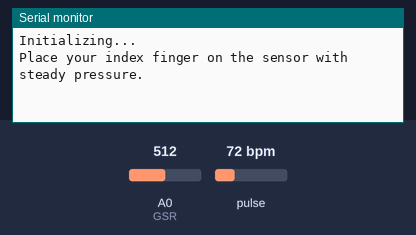
A sketch run on a simulated Arduino Nano 33 BLE. On the bench: the last lines printed to the serial monitor. Inputs (shaded band) come from the test bench; at power-on: pulse 72 bpm, A0 (GSR) = 512.

Above: at 1.2 s.
1.3 s: pulse set to 42 bpm
At 3.9 s:
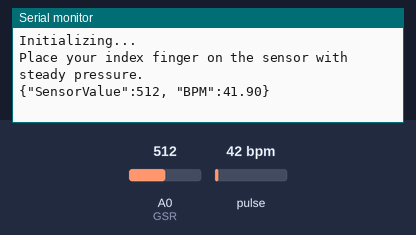
4.3 s: A0 (GSR) set to 716
5.8 s: pulse set to 70 bpm
At 6.5 s:
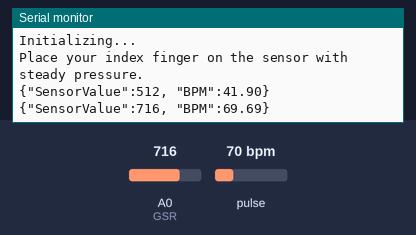
7.3 s: A0 (GSR) set to 900
At 9.6 s:
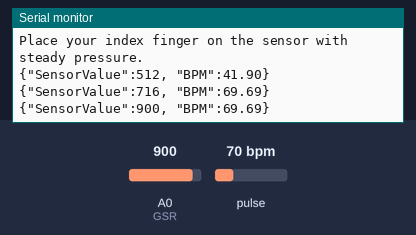

The sketch:

user-data-collector.ino
```cpp
#include <Wire.h>
#include "MAX30105.h"
#include "heartRate.h"

MAX30105 particleSensor;

const byte RATE_SIZE = 4; // Aumenta esto para más promedio. 4 está bien.
byte rates[RATE_SIZE]; // Array de ritmos cardíacos
byte rateSpot = 0;
long lastBeat = 0; // Tiempo en el que ocurrió el último latido

float beatsPerMinute;
int beatAvg;
int GSR = A0;
int sensorValue;

long lastPrintTime = 0; // Guardar la última vez que se imprimió la información
const long printInterval = 3000; // Intervalo entre impresiones (en milisegundos)

void setup() {
  Serial.begin(115200);
  Serial.println("Initializing...");

  if (!particleSensor.begin(Wire, I2C_SPEED_FAST)) { // Usar puerto I2C por defecto, velocidad 400kHz
    Serial.println("MAX30102 was not found. Please check wiring/power. ");
    while (1);
  }
  Serial.println("Place your index finger on the sensor with steady pressure.");

  particleSensor.setup(); // Configurar sensor con ajustes predeterminados
  particleSensor.setPulseAmplitudeRed(0x0A); // Encender LED rojo a bajo para indicar que el sensor está funcionando
  particleSensor.setPulseAmplitudeGreen(0); // Apagar LED verde
}

void loop() {
  sensorValue = analogRead(GSR);
  float conductiveVoltage = sensorValue * (5.0 / 1023.0);
  long irValue = particleSensor.getIR();

  if (checkForBeat(irValue) == true) {
    long delta = millis() - lastBeat;
    lastBeat = millis();

    beatsPerMinute = 60 / (delta / 1000.0);

    if (beatsPerMinute < 255 && beatsPerMinute > 20) {
      rates[rateSpot++] = (byte)beatsPerMinute; // Almacenar esta lectura en el array
      rateSpot %= RATE_SIZE; // Envolver la variable
      // Tomar promedio de lecturas
      beatAvg = 0;
      for (byte x = 0; x < RATE_SIZE; x++)
        beatAvg += rates[x];
      beatAvg /= RATE_SIZE;
    }
  }

  // Comprobar si es tiempo de imprimir
// En el loop del Arduino
if (millis() - lastPrintTime > printInterval) {
  String jsonPayload = "{\"SensorValue\":";
  jsonPayload += sensorValue;
  jsonPayload += ", \"BPM\":";
  jsonPayload += beatsPerMinute;
  jsonPayload += "}";

  Serial.println(jsonPayload);

  lastPrintTime = millis();
}

}
```

Measured:
- after the input at 1.3 s, the serial monitor: prints a new line after 1.7 s (image 1)
- after the input at 5.8 s, the serial monitor: prints a new line after 0.22 s (image 2)
- after the input at 7.3 s, the serial monitor: prints a new line after 1.7 s (image 3)
